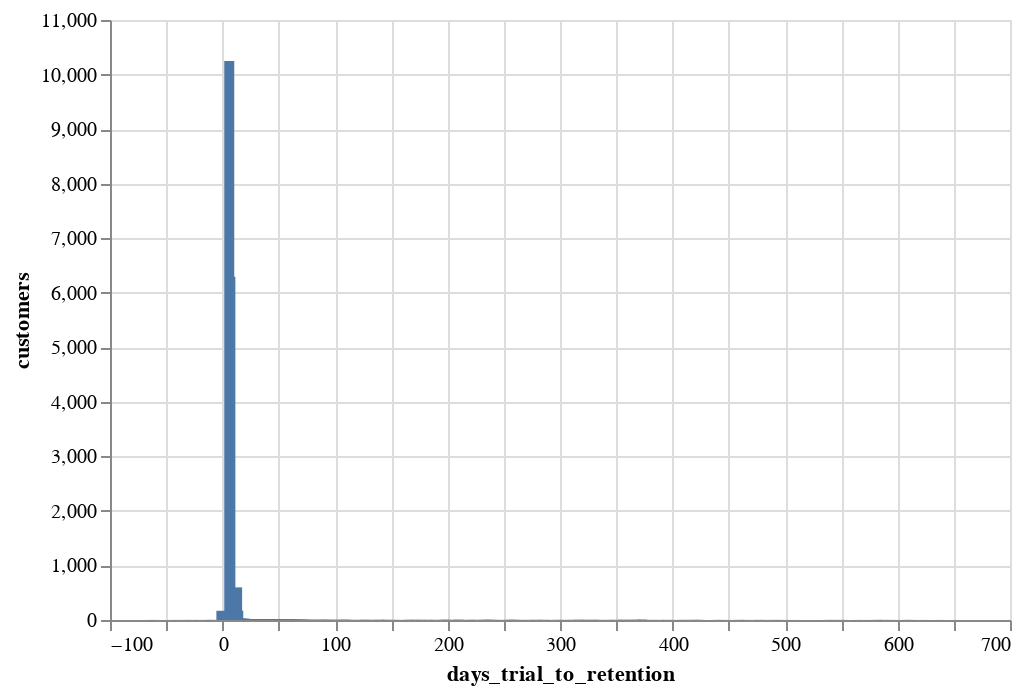

Notebook source saved alongside this figure:
### Code cell
alt.Chart(trial_to_retention_hist).mark_bar().encode(
    x="days_trial_to_retention",
    y="customers"
).properties(width=450)

### Figure 1 — Vega-Lite specification as saved in the notebook (floating-point values rounded to 4 significant figures; data arrays with more than 128 entries replaced by an {"elided": "..."} marker saying what was removed)
{"config": {"view": {"continuousWidth": 400, "continuousHeight": 300}}, "data": {"name": "data-46884c59f2fef56030d4fc02570b8a2f"}, "mark": "bar", "encoding": {"x": {"type": "quantitative", "field": "days_trial_to_retention"}, "y": {"type": "quantitative", "field": "customers"}}, "width": 450, "$schema": "https://vega.github.io/schema/vega-lite/v4.8.1.json", "datasets": {"data-46884c59f2fef56030d4fc02570b8a2f": {"elided": "318 records"}}}
